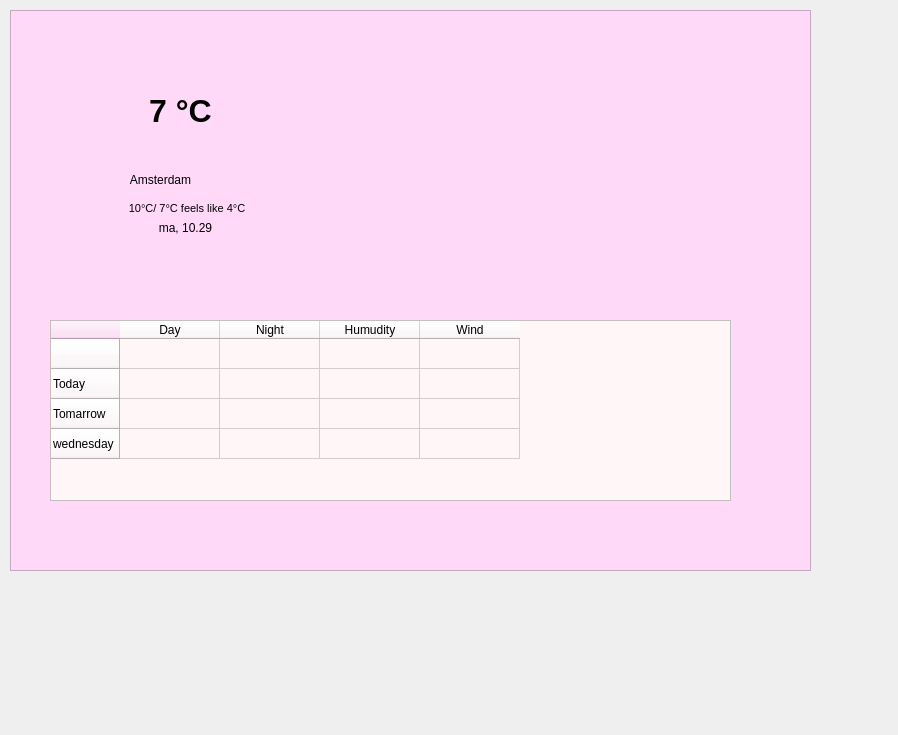
<?xml version="1.0" encoding="UTF-8"?>
<ui version="4.0">
 <class>Form</class>
 <widget class="QWidget" name="Form">
  <property name="geometry">
   <rect>
    <x>0</x>
    <y>0</y>
    <width>898</width>
    <height>735</height>
   </rect>
  </property>
  <property name="windowTitle">
   <string>Form</string>
  </property>
  <widget class="QFrame" name="frame_">
   <property name="geometry">
    <rect>
     <x>10</x>
     <y>10</y>
     <width>801</width>
     <height>561</height>
    </rect>
   </property>
   <property name="styleSheet">
    <string notr="true">;
background-color: rgb(255, 217, 247);</string>
   </property>
   <property name="frameShape">
    <enum>QFrame::StyledPanel</enum>
   </property>
   <property name="frameShadow">
    <enum>QFrame::Raised</enum>
   </property>
   <widget class="QLabel" name="label_3">
    <property name="geometry">
     <rect>
      <x>410</x>
      <y>50</y>
      <width>311</width>
      <height>211</height>
     </rect>
    </property>
    <property name="text">
     <string/>
    </property>
    <property name="pixmap">
     <pixmap>../Downloads/pngwing.com.png</pixmap>
    </property>
    <property name="alignment">
     <set>Qt::AlignCenter</set>
    </property>
   </widget>
   <widget class="QTableWidget" name="tableWidget">
    <property name="geometry">
     <rect>
      <x>40</x>
      <y>310</y>
      <width>681</width>
      <height>181</height>
     </rect>
    </property>
    <property name="styleSheet">
     <string notr="true">background-color: rgb(255, 246, 248);</string>
    </property>
    <row>
     <property name="text">
      <string/>
     </property>
    </row>
    <row>
     <property name="text">
      <string>Today</string>
     </property>
    </row>
    <row>
     <property name="text">
      <string>Tomarrow</string>
     </property>
    </row>
    <row>
     <property name="text">
      <string>wednesday</string>
     </property>
    </row>
    <column>
     <property name="text">
      <string>Day</string>
     </property>
    </column>
    <column>
     <property name="text">
      <string>Night</string>
     </property>
    </column>
    <column>
     <property name="text">
      <string>Humudity</string>
     </property>
    </column>
    <column>
     <property name="text">
      <string>Wind</string>
     </property>
    </column>
   </widget>
   <widget class="QLabel" name="label_2">
    <property name="geometry">
     <rect>
      <x>110</x>
      <y>40</y>
      <width>121</width>
      <height>121</height>
     </rect>
    </property>
    <property name="font">
     <font>
      <pointsize>24</pointsize>
      <weight>75</weight>
      <bold>true</bold>
     </font>
    </property>
    <property name="text">
     <string>7 °C</string>
    </property>
    <property name="alignment">
     <set>Qt::AlignCenter</set>
    </property>
   </widget>
   <widget class="QLabel" name="label_7">
    <property name="geometry">
     <rect>
      <x>110</x>
      <y>210</y>
      <width>131</width>
      <height>16</height>
     </rect>
    </property>
    <property name="text">
     <string>ma, 10.29</string>
    </property>
    <property name="alignment">
     <set>Qt::AlignCenter</set>
    </property>
   </widget>
   <widget class="QLabel" name="label_8">
    <property name="geometry">
     <rect>
      <x>100</x>
      <y>160</y>
      <width>101</width>
      <height>20</height>
     </rect>
    </property>
    <property name="text">
     <string>Amsterdam</string>
    </property>
    <property name="alignment">
     <set>Qt::AlignCenter</set>
    </property>
   </widget>
   <widget class="QLabel" name="label_5">
    <property name="geometry">
     <rect>
      <x>200</x>
      <y>160</y>
      <width>41</width>
      <height>20</height>
     </rect>
    </property>
    <property name="font">
     <font>
      <pointsize>11</pointsize>
     </font>
    </property>
    <property name="text">
     <string/>
    </property>
    <property name="pixmap">
     <pixmap>../Downloads/Harita işareti Halka açık vektörler.jpg</pixmap>
    </property>
    <property name="scaledContents">
     <bool>true</bool>
    </property>
    <property name="alignment">
     <set>Qt::AlignCenter</set>
    </property>
   </widget>
   <widget class="QLabel" name="label_4">
    <property name="geometry">
     <rect>
      <x>90</x>
      <y>180</y>
      <width>121</width>
      <height>20</height>
     </rect>
    </property>
    <property name="font">
     <font>
      <pointsize>10</pointsize>
     </font>
    </property>
    <property name="text">
     <string/>
    </property>
    <property name="alignment">
     <set>Qt::AlignCenter</set>
    </property>
   </widget>
   <widget class="QLabel" name="label_6">
    <property name="geometry">
     <rect>
      <x>100</x>
      <y>190</y>
      <width>151</width>
      <height>16</height>
     </rect>
    </property>
    <property name="font">
     <font>
      <pointsize>8</pointsize>
     </font>
    </property>
    <property name="text">
     <string> 10°C/ 7°C feels like 4°C</string>
    </property>
    <property name="alignment">
     <set>Qt::AlignCenter</set>
    </property>
   </widget>
  </widget>
 </widget>
 <resources/>
 <connections/>
</ui>
